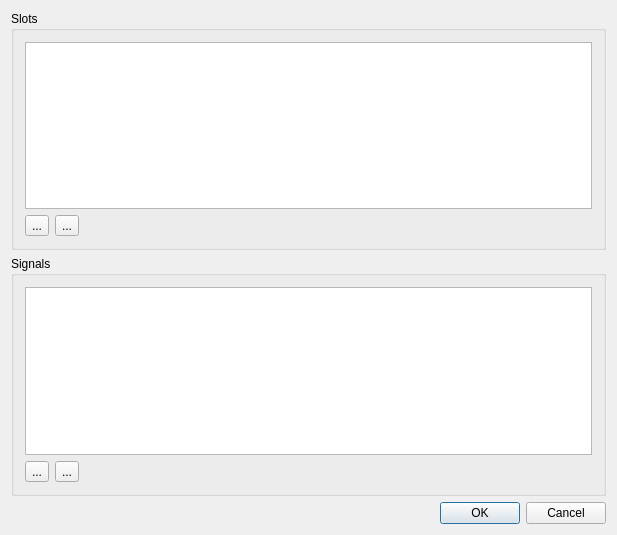
<ui version="4.0" >
 <class>SignalSlotDialogClass</class>
 <widget class="QDialog" name="SignalSlotDialogClass" >
  <property name="geometry" >
   <rect>
    <x>0</x>
    <y>0</y>
    <width>617</width>
    <height>535</height>
   </rect>
  </property>
  <property name="windowTitle" >
   <string>Signals and slots</string>
  </property>
  <layout class="QVBoxLayout" >
   <item>
    <widget class="QGroupBox" name="slotGroupBox" >
     <property name="title" >
      <string>Slots</string>
     </property>
     <layout class="QVBoxLayout" >
      <item>
       <widget class="QListView" name="slotListView" />
      </item>
      <item>
       <layout class="QHBoxLayout" >
        <item>
         <widget class="QToolButton" name="addSlotButton" >
          <property name="toolTip" >
           <string>Add</string>
          </property>
          <property name="text" >
           <string>...</string>
          </property>
         </widget>
        </item>
        <item>
         <widget class="QToolButton" name="removeSlotButton" >
          <property name="toolTip" >
           <string>Delete</string>
          </property>
          <property name="text" >
           <string>...</string>
          </property>
         </widget>
        </item>
        <item>
         <spacer>
          <property name="orientation" >
           <enum>Qt::Horizontal</enum>
          </property>
          <property name="sizeHint" >
           <size>
            <width>40</width>
            <height>20</height>
           </size>
          </property>
         </spacer>
        </item>
       </layout>
      </item>
     </layout>
    </widget>
   </item>
   <item>
    <widget class="QGroupBox" name="signalGroupBox" >
     <property name="title" >
      <string>Signals</string>
     </property>
     <layout class="QVBoxLayout" >
      <item>
       <widget class="QListView" name="signalListView" />
      </item>
      <item>
       <layout class="QHBoxLayout" >
        <item>
         <widget class="QToolButton" name="addSignalButton" >
          <property name="toolTip" >
           <string>Add</string>
          </property>
          <property name="text" >
           <string>...</string>
          </property>
         </widget>
        </item>
        <item>
         <widget class="QToolButton" name="removeSignalButton" >
          <property name="toolTip" >
           <string>Delete</string>
          </property>
          <property name="text" >
           <string>...</string>
          </property>
         </widget>
        </item>
        <item>
         <spacer>
          <property name="spacerName" stdset="0" >
           <string/>
          </property>
          <property name="orientation" >
           <enum>Qt::Horizontal</enum>
          </property>
          <property name="sizeHint" >
           <size>
            <width>40</width>
            <height>20</height>
           </size>
          </property>
         </spacer>
        </item>
       </layout>
      </item>
     </layout>
    </widget>
   </item>
   <item>
    <widget class="QDialogButtonBox" name="buttonBox" >
     <property name="standardButtons" >
      <set>QDialogButtonBox::Cancel|QDialogButtonBox::Ok</set>
     </property>
    </widget>
   </item>
  </layout>
 </widget>
 <layoutdefault spacing="6" margin="11" />
 <resources/>
 <connections/>
</ui>
